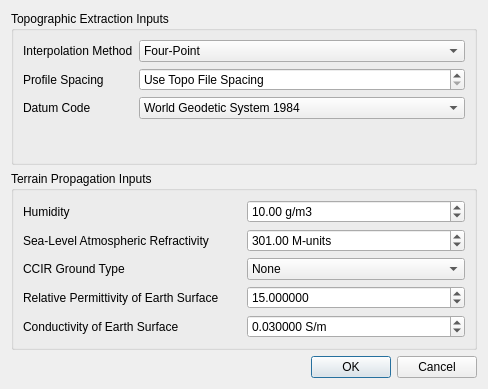
<ui version="4.0" >
 <class>AnalysisInputDialog</class>
 <widget class="QDialog" name="AnalysisInputDialog" >
  <property name="geometry" >
   <rect>
    <x>0</x>
    <y>0</y>
    <width>488</width>
    <height>389</height>
   </rect>
  </property>
  <property name="windowTitle" >
   <string>Analysis Input</string>
  </property>
  <property name="modal" >
   <bool>true</bool>
  </property>
  <layout class="QGridLayout" name="gridLayout_2" >
   <item row="0" column="0" >
    <widget class="QGroupBox" name="groupBoxTopoInputs" >
     <property name="title" >
      <string>Topographic Extraction Inputs</string>
     </property>
     <layout class="QFormLayout" name="formLayout" >
      <item row="0" column="0" >
       <widget class="QLabel" name="labelInterpMethod" >
        <property name="text" >
         <string>Interpolation Method</string>
        </property>
       </widget>
      </item>
      <item row="0" column="1" >
       <widget class="QComboBox" name="comboBoxInterpMethod" >
        <property name="currentIndex" >
         <number>2</number>
        </property>
        <item>
         <property name="text" >
          <string>Nearest</string>
         </property>
        </item>
        <item>
         <property name="text" >
          <string>Highest</string>
         </property>
        </item>
        <item>
         <property name="text" >
          <string>Four-Point</string>
         </property>
        </item>
       </widget>
      </item>
      <item row="1" column="0" >
       <widget class="QLabel" name="labelProfileSpacing" >
        <property name="text" >
         <string>Profile Spacing</string>
        </property>
       </widget>
      </item>
      <item row="1" column="1" >
       <widget class="QDoubleSpinBox" name="doubleSpinBoxProfileSpacing" >
        <property name="specialValueText" >
         <string>Use Topo File Spacing</string>
        </property>
        <property name="suffix" >
         <string> seconds</string>
        </property>
        <property name="decimals" >
         <number>0</number>
        </property>
        <property name="minimum" >
         <double>3.000000000000000</double>
        </property>
        <property name="maximum" >
         <double>30.000000000000000</double>
        </property>
        <property name="singleStep" >
         <double>3.000000000000000</double>
        </property>
       </widget>
      </item>
      <item row="2" column="0" >
       <widget class="QLabel" name="labelDatumCode" >
        <property name="text" >
         <string>Datum Code</string>
        </property>
       </widget>
      </item>
      <item row="2" column="1" >
       <widget class="QComboBox" name="comboBoxDatumCode" >
        <item>
         <property name="text" >
          <string>World Geodetic System 1984</string>
         </property>
        </item>
        <item>
         <property name="text" >
          <string>North American Datum NAD 27</string>
         </property>
        </item>
        <item>
         <property name="text" >
          <string>European</string>
         </property>
        </item>
        <item>
         <property name="text" >
          <string>Tokyo</string>
         </property>
        </item>
        <item>
         <property name="text" >
          <string>Great Britain</string>
         </property>
        </item>
        <item>
         <property name="text" >
          <string>Maui (Old Hawaiian)</string>
         </property>
        </item>
        <item>
         <property name="text" >
          <string>Oahu (Old Hawaiian)</string>
         </property>
        </item>
        <item>
         <property name="text" >
          <string>Kauai (Old Hawaiian)</string>
         </property>
        </item>
        <item>
         <property name="text" >
          <string>Kwajalein Atoll (Wake-Eniwetok)</string>
         </property>
        </item>
        <item>
         <property name="text" >
          <string>Wake Island (Wake-Eniwetok)</string>
         </property>
        </item>
        <item>
         <property name="text" >
          <string>Eniwetok Atoll (Wake-Eniwetok)</string>
         </property>
        </item>
        <item>
         <property name="text" >
          <string>Wake Island Astro 1952</string>
         </property>
        </item>
        <item>
         <property name="text" >
          <string>Guam 1963</string>
         </property>
        </item>
       </widget>
      </item>
     </layout>
    </widget>
   </item>
   <item row="1" column="0" >
    <widget class="QGroupBox" name="groupBoxTerrainInputs" >
     <property name="title" >
      <string>Terrain Propagation Inputs</string>
     </property>
     <layout class="QGridLayout" name="gridLayout" >
      <item row="0" column="0" >
       <widget class="QLabel" name="labelHumidity" >
        <property name="text" >
         <string>Humidity</string>
        </property>
       </widget>
      </item>
      <item row="0" column="1" >
       <widget class="QDoubleSpinBox" name="doubleSpinBoxHumidity" >
        <property name="suffix" >
         <string> g/m3</string>
        </property>
        <property name="maximum" >
         <double>1000.000000000000000</double>
        </property>
        <property name="value" >
         <double>10.000000000000000</double>
        </property>
       </widget>
      </item>
      <item row="1" column="0" >
       <widget class="QLabel" name="labelRefractivity" >
        <property name="text" >
         <string>Sea-Level Atmospheric Refractivity</string>
        </property>
       </widget>
      </item>
      <item row="1" column="1" >
       <widget class="QDoubleSpinBox" name="doubleSpinBoxRefractivity" >
        <property name="suffix" >
         <string> M-units</string>
        </property>
        <property name="minimum" >
         <double>-1000.000000000000000</double>
        </property>
        <property name="maximum" >
         <double>10000.000000000000000</double>
        </property>
        <property name="value" >
         <double>301.000000000000000</double>
        </property>
       </widget>
      </item>
      <item row="2" column="0" >
       <widget class="QLabel" name="labelGroundType" >
        <property name="text" >
         <string>CCIR Ground Type</string>
        </property>
       </widget>
      </item>
      <item row="2" column="1" >
       <widget class="QComboBox" name="comboBoxGroundType" >
        <item>
         <property name="text" >
          <string>None</string>
         </property>
        </item>
        <item>
         <property name="text" >
          <string>Sea Water (20 Degrees C)</string>
         </property>
        </item>
        <item>
         <property name="text" >
          <string>Medium Dry Ground</string>
         </property>
        </item>
        <item>
         <property name="text" >
          <string>Very Dry Ground</string>
         </property>
        </item>
        <item>
         <property name="text" >
          <string>Pure Water (Not Used)</string>
         </property>
        </item>
        <item>
         <property name="text" >
          <string>Ice (Fresh Water, -1 Degree C)</string>
         </property>
        </item>
        <item>
         <property name="text" >
          <string>Ice (Fresh Water, -10 Degree C)</string>
         </property>
        </item>
       </widget>
      </item>
      <item row="3" column="0" >
       <widget class="QLabel" name="labelPermittivity" >
        <property name="text" >
         <string>Relative Permittivity of Earth Surface</string>
        </property>
       </widget>
      </item>
      <item row="3" column="1" >
       <widget class="QDoubleSpinBox" name="doubleSpinBoxPermittivity" >
        <property name="decimals" >
         <number>6</number>
        </property>
        <property name="maximum" >
         <double>1000.000000000000000</double>
        </property>
        <property name="value" >
         <double>15.000000000000000</double>
        </property>
       </widget>
      </item>
      <item row="4" column="0" >
       <widget class="QLabel" name="labelConductivity" >
        <property name="text" >
         <string>Conductivity of Earth Surface</string>
        </property>
       </widget>
      </item>
      <item row="4" column="1" >
       <widget class="QDoubleSpinBox" name="doubleSpinBoxConductivity" >
        <property name="suffix" >
         <string> S/m</string>
        </property>
        <property name="decimals" >
         <number>6</number>
        </property>
        <property name="maximum" >
         <double>10.000000000000000</double>
        </property>
        <property name="singleStep" >
         <double>0.010000000000000</double>
        </property>
        <property name="value" >
         <double>0.030000000000000</double>
        </property>
       </widget>
      </item>
     </layout>
    </widget>
   </item>
   <item row="2" column="0" >
    <widget class="QDialogButtonBox" name="buttonBox" >
     <property name="orientation" >
      <enum>Qt::Horizontal</enum>
     </property>
     <property name="standardButtons" >
      <set>QDialogButtonBox::Cancel|QDialogButtonBox::Ok</set>
     </property>
    </widget>
   </item>
  </layout>
 </widget>
 <resources/>
 <connections>
  <connection>
   <sender>buttonBox</sender>
   <signal>accepted()</signal>
   <receiver>AnalysisInputDialog</receiver>
   <slot>accept()</slot>
   <hints>
    <hint type="sourcelabel" >
     <x>248</x>
     <y>254</y>
    </hint>
    <hint type="destinationlabel" >
     <x>157</x>
     <y>274</y>
    </hint>
   </hints>
  </connection>
  <connection>
   <sender>buttonBox</sender>
   <signal>rejected()</signal>
   <receiver>AnalysisInputDialog</receiver>
   <slot>reject()</slot>
   <hints>
    <hint type="sourcelabel" >
     <x>316</x>
     <y>260</y>
    </hint>
    <hint type="destinationlabel" >
     <x>286</x>
     <y>274</y>
    </hint>
   </hints>
  </connection>
 </connections>
</ui>
